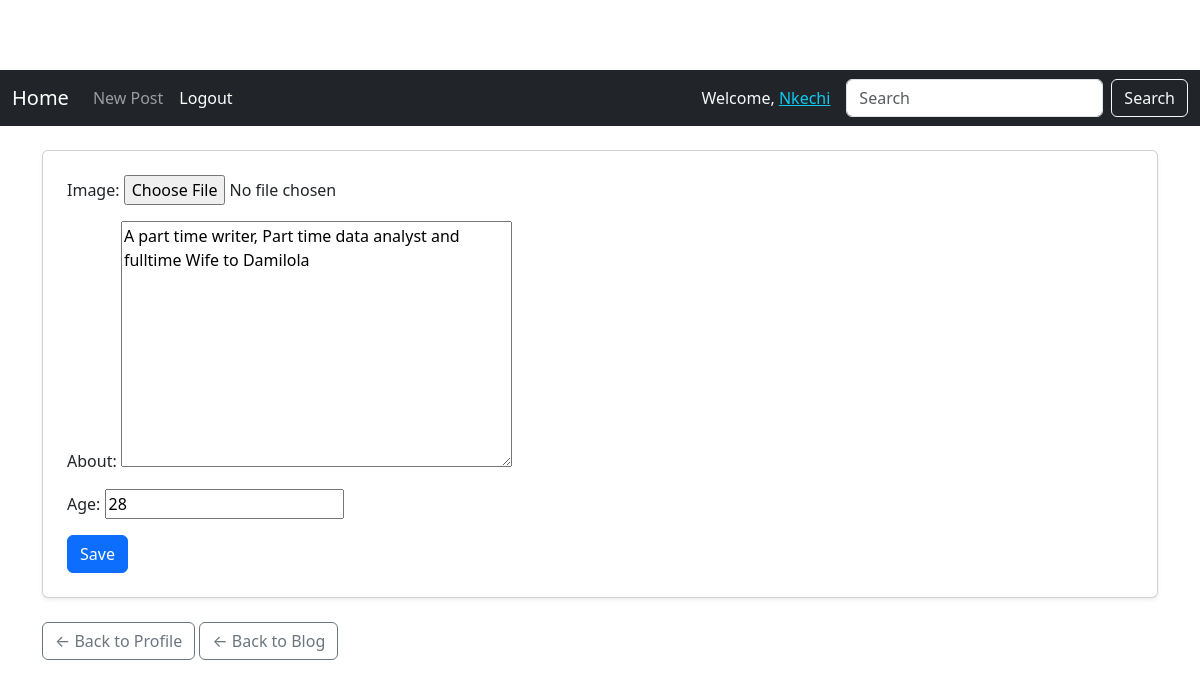
The app's page /profile/edit/ (signed in) with its own data.
### blog/models.py (models this page shows, shortened)
class Profile(models.Model):
    user = models.OneToOneField(User, on_delete=models.CASCADE)
    image_url = models.URLField(default='', blank=True)
    about = models.TextField()
    age = models.PositiveIntegerField(null=True, blank=True)

### blog/views.py (the view)
# urls.py: path('profile/edit/', views.edit_profile, name='edit_profile'),
@login_required
def edit_profile(request):
    profile = request.user.profile
    if request.method == 'POST':
        form = ProfileForm(request.POST, request.FILES)
        if form.is_valid():
            image = request.FILES.get('image')
            if image:
                image_url = upload_to_imagekit(image)
                if image_url:
                    profile.image_url = image_url
            profile.about = form.cleaned_data['about']
            profile.age = form.cleaned_data['age']
            profile.save()
            return redirect('user_profile', username=request.user.username)
    else:
        form = ProfileForm(initial={
            'about': profile.about,
            'age': profile.age
        })
    return render(request, 'blog/edit_profile.html', {'form': form})

### blog/forms.py
class ProfileForm(forms.Form):
    image = forms.ImageField(required=False)
    about = forms.CharField(widget=forms.Textarea)
    age = forms.IntegerField(required=False)

### blog/templates/blog/edit_profile.html (shortened to what this page needs)
{% extends 'blog/base.html' %}
{% block content %}
<div class="card p-4 shadow-sm">
    <form method="post" enctype="multipart/form-data">
        {% if form %}
    {{ form.as_p }}
{% else %}
    <p>⚠️ No form found</p>
{% endif %}
        <button type="submit" class="btn btn-primary">Save</button>
    </form>
</div>
<div class="mt-4">
    <a class="btn btn-outline-secondary" href="{% url 'user_profile' username=request.user.username %}">← Back to Profile</a>
    <a class="btn btn-outline-secondary" href="{% url 'post_list' %}">← Back to Blog</a>
</div>
{% endblock %}

### blog/templates/blog/base.html (shortened to what this page needs)
<!DOCTYPE html>
<html lang="en">
<head>
    <link href="https://cdn.jsdelivr.net/npm/bootstrap@5.3.2/dist/css/bootstrap.min.css" rel="stylesheet">
</head>
<body>
    <nav class="navbar navbar-expand-lg navbar-dark bg-dark mb-4 sticky-top">
      <div class="container-fluid">
        <a class="navbar-brand" href="{% url 'post_list' %}">Home</a>
        <div class="collapse navbar-collapse" id="navbarResponsive">
          <ul class="navbar-nav me-auto mb-2 mb-lg-0">
            {% if user.is_authenticated %}
            <li class="nav-item">
              <a class="nav-link" href="{% url 'post_create' %}">New Post</a>
            </li>
            <li class="nav-item">
              <li class="nav-item">
                <form method="post" action="{% url 'logout' %}">
                  <button type="submit" class="btn nav-link text-white border-0 bg-transparent" style="cursor: pointer; padding-top: 8px;">
                    Logout
                  </button>
                </form>
              </li>
            </li>
            {% endif %}
          </ul>
          {% if user.is_authenticated %}
          <span class="navbar-text text-light me-3">
            Welcome, <a class="text-info text-decoration-underline" href="{% url 'user_profile' user.username %}">{{ user.username }}</a>
          </span>
          {% endif %}
          <form method="get" action="{% url 'post_list' %}" class="d-flex" role="search">
            <input class="form-control me-2" type="search" name="q" placeholder="Search" value="{{ request.GET.q }}">
            <button class="btn btn-outline-light" type="submit">Search</button>
          </form>
        </div>
      </div>
    </nav>
    <div class="container">
        {% block content %}{% endblock %}
    </div>
</body>
</html>

### blog/templates/blog/base.html (style rules this page uses)
body { padding-top: 70px; }

### records on screen
Profile: about "A part time writer, Part time data analyst and fulltime Wife to Damilola", age "28"

### other values on screen
{{ user.username }} "Nkechi"
